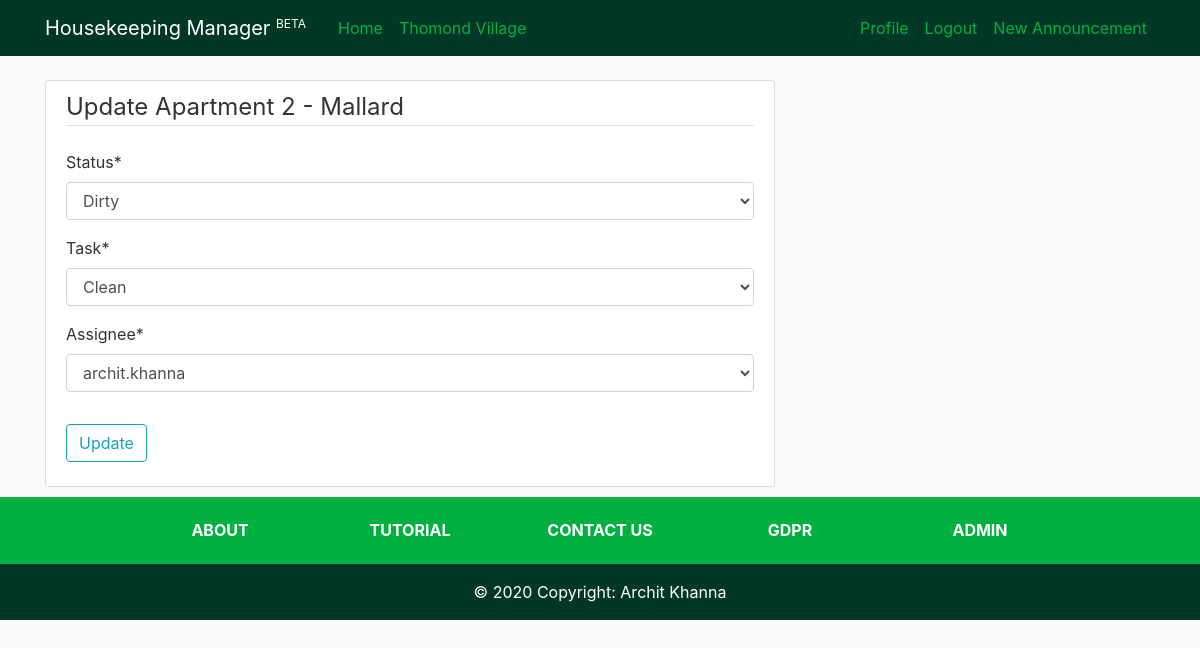
/apartment/23/update/ (signed in), run on the app's committed database.
### HKmanager/models.py (models this page shows, shortened)
class apartment(models.Model):
    number = models.IntegerField(unique=True, null=False, blank=False)
    rooms = models.ForeignKey(numberOfRooms, on_delete=models.DO_NOTHING, null=False, blank=False, default=0)
    block = models.ForeignKey(block, on_delete=models.DO_NOTHING, null=False, blank=False)
    status = models.ForeignKey(status, on_delete=models.DO_NOTHING, null=False, blank=False)
    task = models.ForeignKey(task, on_delete=models.DO_NOTHING, null=False, blank=False)
    assignee = models.ForeignKey(User, on_delete=models.DO_NOTHING)

class block(models.Model):
    name = models.CharField(max_length=50, null=False, blank=False)
    def __str__(self):
        return self.name

### HKmanager/views.py (the view)
# urls.py: path('apartment/<int:pk>/update/', ApartmentUpdateView.as_view(), name='hk-apt-update'),
class ApartmentUpdateView(UserPassesTestMixin, LoginRequiredMixin, UpdateView):
    model = apartment
    fields = ['status', 'task', 'assignee']
    def test_func(self):
        apartment = self.get_object()
        if self.request.user == apartment.assignee or self.request.user.is_superuser:
            return True
        return False
    def get_context_data(self, *args, **kwargs):
        context = super(ApartmentUpdateView, self).get_context_data(*args, **kwargs)
        legend = "Update Apartment"
        btn = "Update"
        update = True
        context["legend"] = legend
        context["btn"] = btn
        context["update"] = update
        return context

### HKmanager/models.py (called while the page is built)
    def __str__(self):
        return self.name

    def __str__(self):
        return self.name

### HKmanager/templates/HKmanager/apartment_form.html (shortened to what this page needs)
{% extends "HKmanager/base.html" %}
{% load crispy_forms_tags %}
{% block content %}
  <div class="content-section">
    <form method="POST">
      <fieldset class="form-group">
        {% if update %}
          <legend class="border-bottom mb-4">{{ legend }} {{ apartment.number }} - {{ apartment.block }}</legend>
        {% else %}
          <legend class="border-bottom mb-4">{{ legend }}</legend>
        {% endif %}
        {{ form|crispy }}
      </fieldset>
      <div class="form-group">
        <button class="btn btn-outline-info" type="submit" name="submit-button">{{ btn }}</button>
      </div>
    </form>
  </div>
{% endblock content %}

### HKmanager/static/HKmanager/main.css (style rules this page uses)
body { background: #fafafa; color: #333333; margin-top: 5rem; height: 100%; }
div { vertical-align: middle; }
.content-section { background: #ffffff; padding: 8px 20px; vertical-align: middle; line-height: inherit; border: 1px solid #dddddd; border-radius: 3px; margin-bottom: 10px; }

### data on the page
apartment: number "2", block "Mallard", status "Dirty", task "Clean", assignee "archit.khanna"

### other printed values
{{ legend }} "Update Apartment"
{{ btn }} "Update"
